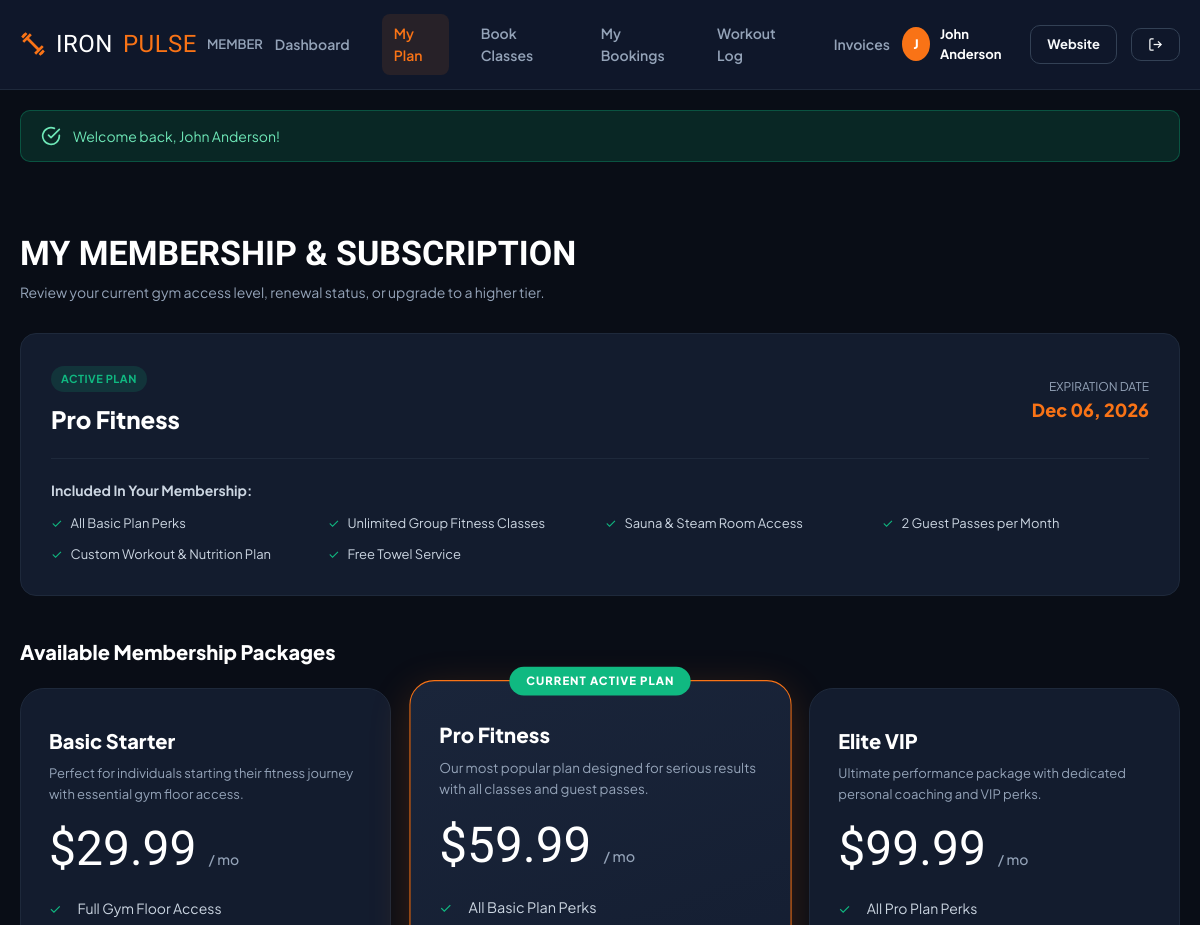
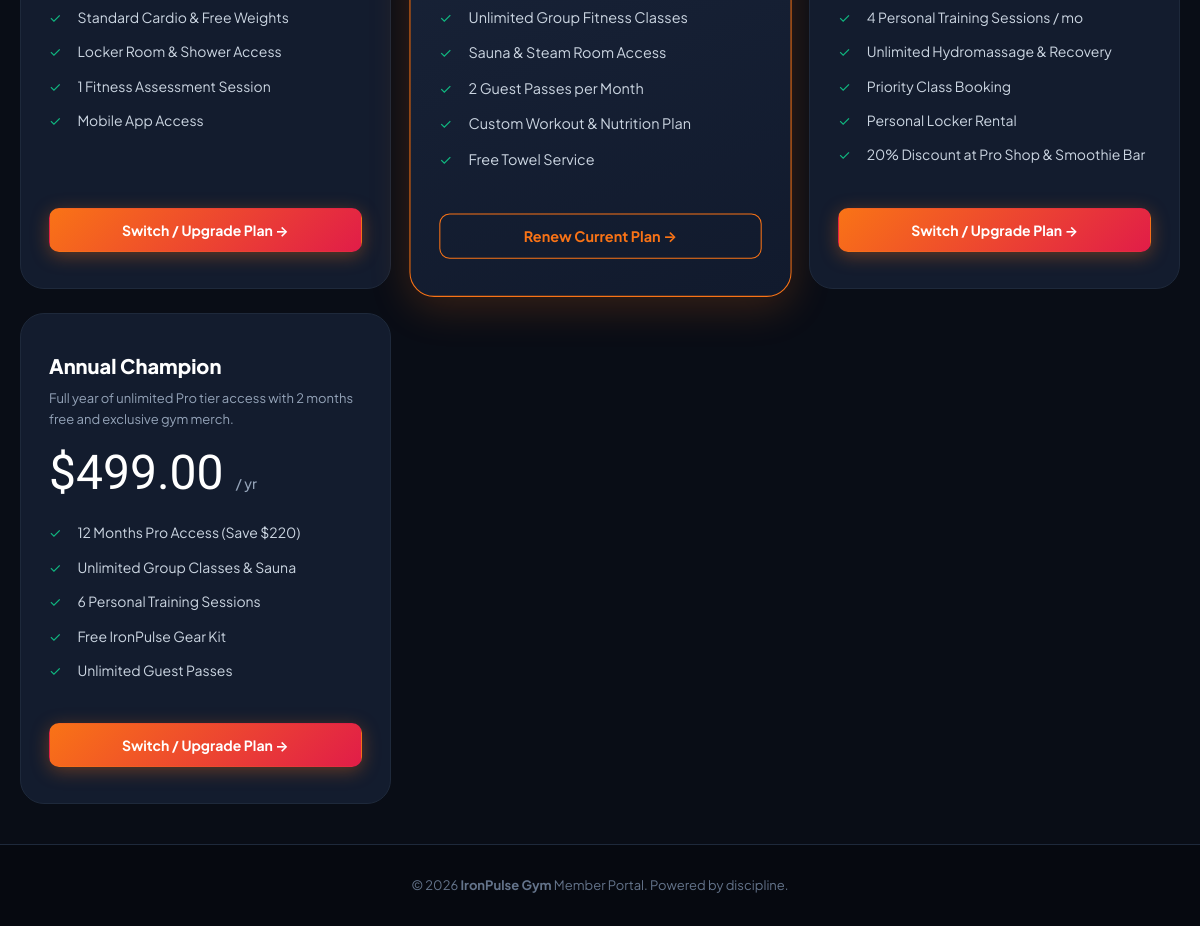
Screenshot of /member/membership.php (signed in) with the database file from the repository (2 pictures, top to bottom).
### tables this page shows
CREATE TABLE `users` (
  `id` INT AUTO_INCREMENT PRIMARY KEY,
  `full_name` VARCHAR(100) NOT NULL,
  `email` VARCHAR(120) NOT NULL UNIQUE,
  `password` VARCHAR(255) NOT NULL,
  `phone` VARCHAR(30) DEFAULT NULL,
  `role` ENUM('admin', 'member') NOT NULL DEFAULT 'member',
  `gender` ENUM('male', 'female', 'other') DEFAULT 'other',
  `dob` DATE DEFAULT NULL,
  `avatar` VARCHAR(255) DEFAULT 'default-avatar.png',
  `address` TEXT DEFAULT NULL,
  `emergency_contact` VARCHAR(150) DEFAULT NULL,
  `fitness_goals` TEXT DEFAULT NULL,
  `status` ENUM('active', 'inactive', 'suspended') NOT NULL DEFAULT 'active',
  `created_at` TIMESTAMP DEFAULT CURRENT_TIMESTAMP,
  `updated_at` TIMESTAMP DEFAULT CURRENT_TIMESTAMP ON UPDATE CURRENT_TIMESTAMP
);

CREATE TABLE `memberships` (
  `id` INT AUTO_INCREMENT PRIMARY KEY,
  `user_id` INT NOT NULL,
  `plan_id` INT NOT NULL,
  `start_date` DATE NOT NULL,
  `end_date` DATE NOT NULL,
  `amount_paid` DECIMAL(10, 2) NOT NULL,
  `payment_status` ENUM('paid', 'pending', 'cancelled') NOT NULL DEFAULT 'paid',
  `status` ENUM('active', 'expired', 'cancelled') NOT NULL DEFAULT 'active',
  `created_at` TIMESTAMP DEFAULT CURRENT_TIMESTAMP,
  FOREIGN KEY (`user_id`) REFERENCES `users` (`id`) ON DELETE CASCADE,
  FOREIGN KEY (`plan_id`) REFERENCES `membership_plans` (`id`) ON DELETE RESTRICT
);

CREATE TABLE `membership_plans` (
  `id` INT AUTO_INCREMENT PRIMARY KEY,
  `name` VARCHAR(100) NOT NULL,
  `description` TEXT DEFAULT NULL,
  `duration_days` INT NOT NULL DEFAULT 30,
  `price` DECIMAL(10, 2) NOT NULL,
  `badge` VARCHAR(50) DEFAULT NULL,
  `features_json` TEXT NOT NULL,
  `is_popular` TINYINT(1) DEFAULT 0,
  `status` ENUM('active', 'inactive') NOT NULL DEFAULT 'active',
  `created_at` TIMESTAMP DEFAULT CURRENT_TIMESTAMP
);

### config/config.php (called while the page is built, shortened)
<?php
function url($path = '') {
    $cleanPath = ltrim($path, '/');
    return BASE_URL . ($cleanPath ? '/' . $cleanPath : '');
}
function asset($path = '') {
    return url('assets/' . ltrim($path, '/'));
}
function money($amount) {
    return CURRENCY . number_format((float)$amount, 2);
}
function format_date($dateStr, $format = 'M d, Y') {
    $time = strtotime($dateStr);
    return $time ? date($format, $time) : '-';
}

### config/auth.php (called while the page is built, shortened)
<?php
require_once __DIR__ . '/config.php';
function is_logged_in() {
    return !empty($_SESSION['user_id']) && !empty($_SESSION['user_role']);
}
function current_user() {
    static $user = null;
    if ($user === null) {
        $db = getDB();
        $stmt = $db->prepare("SELECT * FROM users WHERE id = ? AND status = 'active' LIMIT 1");
        $stmt->execute([$_SESSION['user_id']]);
        $user = $stmt->fetch();
    }
    return $user;
}
function get_active_membership($user_id) {
    $db = getDB();
    $stmt = $db->prepare("
        SELECT m.*, p.name AS plan_name, p.badge, p.duration_days, p.features_json
        FROM memberships m
        JOIN membership_plans p ON m.plan_id = p.id
        WHERE m.user_id = ? AND m.status = 'active' AND m.end_date >= CURDATE()
        ORDER BY m.id DESC LIMIT 1
    ");
    $stmt->execute([$user_id]);
    return $stmt->fetch();
}

### member/membership.php (the view, shortened to what this page needs)
<?php
require_once __DIR__ . '/../config/config.php';
require_once __DIR__ . '/../config/auth.php';
$user = current_user();
$db = getDB();
$availablePlans = [];
try {
    $stmt = $db->query("SELECT * FROM membership_plans WHERE status = 'active' ORDER BY price ASC");
    $availablePlans = $stmt->fetchAll();
} catch (Exception $e) {}
require_once __DIR__ . '/includes/member_header.php';
?>
<div class="container" style="padding: 40px 20px;">
    <div style="margin-bottom: 30px;">
        <h1 style="font-family: var(--font-heading); font-size: 34px; color: #fff;">MY MEMBERSHIP & SUBSCRIPTION</h1>
        <p style="color: var(--text-muted); font-size: 14px;">Review your current gym access level, renewal status, or upgrade to a higher tier.</p>
    </div>
    <div style="background: var(--mem-card); border: 1px solid var(--mem-border); border-radius: 16px; padding: 30px; margin-bottom: 40px;">
        <div style="display: flex; justify-content: space-between; align-items: center; flex-wrap: wrap; gap: 16px; margin-bottom: 20px;">
            <div>
                <span class="badge <?= $activeMembership ? 'badge-success' : 'badge-danger' ?>" style="margin-bottom: 8px;">
                    <?= $activeMembership ? 'ACTIVE PLAN' : 'INACTIVE / NO PLAN' ?>
                </span>
                <h2 style="font-size: 24px; font-weight: 800; color: #fff;">
                    <?= htmlspecialchars($activeMembership['plan_name'] ?? 'No Active Subscription') ?>
                </h2>
            </div>
            <?php if ($activeMembership): ?>
                <div style="text-align: right;">
                    <div style="font-size: 12px; color: var(--mem-muted); text-transform: uppercase;">Expiration Date</div>
                    <div style="font-size: 18px; font-weight: 800; color: var(--mem-primary);">
                        <?= format_date($activeMembership['end_date']) ?>
                    </div>
                </div>
            <?php endif; ?>
        </div>
        <?php if ($activeMembership): ?>
            <?php $features = json_decode($activeMembership['features_json'], true) ?: []; ?>
            <div style="border-top: 1px solid var(--mem-border); padding-top: 20px;">
                <h4 style="font-size: 14px; font-weight: 700; color: var(--text-secondary); margin-bottom: 12px;">Included In Your Membership:</h4>
                <div style="display: grid; grid-template-columns: repeat(auto-fit, minmax(240px, 1fr)); gap: 10px;">
                    <?php foreach ($features as $f): ?>
                        <div style="display: flex; align-items: center; gap: 8px; font-size: 13px; color: var(--text-secondary);">
                            <span style="color: var(--accent);">✓</span> <?= htmlspecialchars($f) ?>
                        </div>
                    <?php endforeach; ?>
                </div>
            </div>
        <?php else: ?>
            <p style="color: var(--mem-muted); font-size: 14px;">Select one of our membership packages below to unlock full gym access and class reservations.</p>
        <?php endif; ?>
    </div>
    <h3 style="font-size: 20px; font-weight: 800; color: #fff; margin-bottom: 20px;">Available Membership Packages</h3>
    <div class="pricing-grid">
        <?php foreach ($availablePlans as $p): ?>
            <?php
                $isCurrent = $activeMembership && (int)$activeMembership['plan_id'] === (int)$p['id'];
                $features = json_decode($p['features_json'], true) ?: [];
            ?>
            <div class="pricing-card <?= $isCurrent ? 'featured' : '' ?>">
                <?php if ($isCurrent): ?>
                    <div class="pricing-featured-badge" style="background: var(--accent);">CURRENT ACTIVE PLAN</div>
                <?php endif; ?>
                <div class="pricing-name"><?= htmlspecialchars($p['name']) ?></div>
                <p class="pricing-desc"><?= htmlspecialchars($p['description']) ?></p>
                <div class="pricing-price">
                    <?= money($p['price']) ?>
                    <span>/ <?= $p['duration_days'] >= 365 ? 'yr' : 'mo' ?></span>
                </div>
                <ul class="pricing-features">
                    <?php foreach ($features as $f): ?>
                        <li class="pricing-feature-item">
                            <span style="color: var(--accent); margin-right: 6px;">✓</span>
                            <span><?= htmlspecialchars($f) ?></span>
                        </li>
                    <?php endforeach; ?>
                </ul>
                <form method="POST" action="" onsubmit="return confirm('Confirm subscription to <?= htmlspecialchars($p['name']) ?> for <?= money($p['price']) ?>?');">
                    <button type="submit" class="btn <?= $isCurrent ? 'btn-outline-primary' : 'btn-primary' ?> btn-block">
                        <?= $isCurrent ? 'Renew Current Plan' : 'Switch / Upgrade Plan' ?> &rarr;
                    </button>
                </form>
            </div>
        <?php endforeach; ?>
    </div>
</div>
<?php require_once __DIR__ . '/includes/member_footer.php'; ?>

### member/includes/member_header.php (shortened to what this page needs)
<?php
require_once __DIR__ . '/../../config/config.php';
require_once __DIR__ . '/../../config/auth.php';
$user = current_user();
$activeMembership = get_active_membership($user['id']);
$curPage = basename($_SERVER['SCRIPT_NAME'] ?? '');
?>
<!DOCTYPE html>
<html lang="en">
<head>
    <link rel="stylesheet" href="<?= asset('css/style.css') ?>">
    <link rel="stylesheet" href="<?= asset('css/member.css') ?>">
</head>
<body class="member-body">
<header class="member-navbar">
    <div class="container member-nav-inner">
        <a href="<?= url('member/index.php') ?>" class="brand-logo" style="font-size: 24px;">
            <svg width="26" height="26" viewBox="0 0 24 24" fill="none" stroke="currentColor" stroke-width="2.5"><path d="m6.5 6.5 11 11"/><path d="m21 21-1-1"/><path d="m3 3 1 1"/><path d="m18 22 4-4"/><path d="m2 6 4-4"/><path d="m3 10 7-7"/><path d="m14 21 7-7"/></svg>
            IRON<span>PULSE</span> <span style="font-size: 13px; font-family: var(--font-body); color: var(--text-muted); font-weight: 600; letter-spacing: 0;">MEMBER</span>
        </a>
        <nav class="member-links">
            <a href="<?= url('member/index.php') ?>" class="member-nav-item <?= $curPage === 'index.php' ? 'active' : '' ?>">Dashboard</a>
            <a href="<?= url('member/membership.php') ?>" class="member-nav-item <?= $curPage === 'membership.php' ? 'active' : '' ?>">My Plan</a>
            <a href="<?= url('member/book-class.php') ?>" class="member-nav-item <?= $curPage === 'book-class.php' ? 'active' : '' ?>">Book Classes</a>
            <a href="<?= url('member/my-bookings.php') ?>" class="member-nav-item <?= $curPage === 'my-bookings.php' ? 'active' : '' ?>">My Bookings</a>
            <a href="<?= url('member/workout-tracker.php') ?>" class="member-nav-item <?= $curPage === 'workout-tracker.php' ? 'active' : '' ?>">Workout Log</a>
            <a href="<?= url('member/payments.php') ?>" class="member-nav-item <?= $curPage === 'payments.php' ? 'active' : '' ?>">Invoices</a>
        </nav>
        <div style="display: flex; align-items: center; gap: 14px;">
            <a href="<?= url('member/profile.php') ?>" style="display: flex; align-items: center; gap: 10px; color: #fff; font-size: 13px; font-weight: 700; text-decoration: none;">
                <div style="width: 34px; height: 34px; border-radius: 50%; background: var(--mem-primary); display: flex; align-items: center; justify-content: center; font-weight: 800; color: #fff;">
                    <?= strtoupper(substr($user['full_name'], 0, 1)) ?>
                </div>
                <span><?= htmlspecialchars($user['full_name']) ?></span>
            </a>
            <a href="<?= url('index.php') ?>" class="btn btn-outline btn-sm" title="Go to Public Website">Website</a>
            <a href="<?= url('logout.php') ?>" class="btn btn-outline btn-sm" title="Log Out">
                <svg width="15" height="15" viewBox="0 0 24 24" fill="none" stroke="currentColor" stroke-width="2"><path d="M9 21H5a2 2 0 0 1-2-2V5a2 2 0 0 1 2-2h4"/><polyline points="16 17 21 12 16 7"/><line x1="21" y1="12" x2="9" y2="12"/></svg>
            </a>
        </div>
    </div>
</header>
<?php require_once __DIR__ . '/../../includes/alerts.php'; ?>

### assets/css/style.css (style rules this page uses)
:root { --primary: #f97316; --primary-hover: #ea580c; --primary-light: rgba(249, 115, 22, 0.15); --primary-glow: rgba(249, 115, 22, 0.4); --secondary: #e11d48; --accent: #10b981; --accent-blue: #3b82f6; --bg-body: #090d16; --bg-surface: #0f172a; --bg-card: #131c2e; --bg-card-hover: #1e293b; --border-subtle: #1e293b; --border-focus: #f97316; --text-main: #f8fafc; --text-secondary: #cbd5e1; --text-muted: #94a3b8; --text-dim: #64748b; --shadow-sm: 0 2px 8px rgba(0, 0, 0, 0.4); --shadow-md: 0 10px 30px rgba(0, 0, 0, 0.5); --shadow-lg: 0 20px 45px rgba(0, 0, 0, 0.7); --shadow-glow: 0 0 30px rgba(249, 115, 22, 0.25); --radius-sm: 6px; --radius-md: 10px; --radius-lg: 16px; --radius-xl: 24px; --radius-full: 9999px; --transition: all 0.25s cubic-bezier(0.4, 0, 0.2, 1); --font-heading: 'Teko', sans-serif; --font-body: 'Plus Jakarta Sans', -apple-system, BlinkMacSystemFont, sans-serif; }
*, *::before, *::after { box-sizing: border-box; margin: 0; padding: 0; }
html { scroll-behavior: smooth; font-size: 16px; }
body { font-family: var(--font-body); background-color: var(--bg-body); color: var(--text-main); line-height: 1.6; overflow-x: hidden; -webkit-font-smoothing: antialiased; }
a { color: inherit; text-decoration: none; transition: var(--transition); }
ul { list-style: none; }
.container { width: 100%; max-width: 1200px; margin-left: auto; margin-right: auto; padding-left: 20px; padding-right: 20px; }
.btn { display: inline-flex; align-items: center; justify-content: center; gap: 8px; padding: 12px 24px; border-radius: var(--radius-md); font-family: var(--font-body); font-size: 14px; font-weight: 700; cursor: pointer; border: 1px solid transparent; transition: var(--transition); text-align: center; white-space: nowrap; }
.btn-primary { background: linear-gradient(135deg, var(--primary), var(--secondary)); color: #fff; box-shadow: 0 4px 18px rgba(249, 115, 22, 0.35); }
.btn-outline { background: transparent; border-color: #334155; color: var(--text-main); }
.btn-outline-primary { background: transparent; border-color: var(--primary); color: var(--primary); }
.btn-sm { padding: 8px 16px; font-size: 13px; }
.btn-block { width: 100%; }
.badge { display: inline-flex; align-items: center; padding: 4px 10px; border-radius: var(--radius-full); font-size: 11px; font-weight: 700; text-transform: uppercase; letter-spacing: 0.5px; }
.badge-success { background: rgba(16, 185, 129, 0.15); color: var(--accent); }
.brand-logo { display: flex; align-items: center; gap: 10px; font-family: var(--font-heading); font-size: 30px; color: #fff; letter-spacing: 0.5px; text-decoration: none; }
.brand-logo span { color: var(--primary); }
.brand-logo svg { color: var(--primary); }
.pricing-grid { display: grid; grid-template-columns: repeat(auto-fit, minmax(280px, 1fr)); gap: 24px; align-items: stretch; }
.pricing-card { background: var(--bg-card); border: 1px solid var(--border-subtle); border-radius: var(--radius-xl); padding: 36px 28px; display: flex; flex-direction: column; position: relative; transition: var(--transition); }
.pricing-card.featured { background: linear-gradient(160deg, #1a253a, #111a2d); border-color: var(--primary); box-shadow: 0 10px 40px rgba(249, 115, 22, 0.2); transform: scale(1.03); }
.pricing-featured-badge { position: absolute; top: -14px; left: 50%; transform: translateX(-50%); background: linear-gradient(135deg, var(--primary), var(--secondary)); color: #fff; font-size: 11px; font-weight: 800; text-transform: uppercase; letter-spacing: 1px; padding: 5px 16px; border-radius: var(--radius-full); }
.pricing-name { font-size: 20px; font-weight: 800; color: #fff; margin-bottom: 6px; }
.pricing-desc { font-size: 13px; color: var(--text-muted); min-height: 40px; margin-bottom: 20px; }
.pricing-price { font-family: var(--font-heading); font-size: 48px; color: #fff; line-height: 1; margin-bottom: 24px; }
.pricing-price span { font-family: var(--font-body); font-size: 14px; color: var(--text-muted); font-weight: 500; }
.pricing-features { margin-bottom: 30px; flex: 1; }
.pricing-feature-item { display: flex; align-items: flex-start; gap: 10px; font-size: 14px; color: var(--text-secondary); margin-bottom: 12px; }

### rows the page displays
users: full_name "J", full_name "John Anderson"
memberships: plan.name "Pro Fitness", end_date "Dec 06, 2026", plan.features_json "All Basic Plan Perks", plan.features_json "Unlimited Group Fitness Classes", plan.features_json "Sauna & Steam Room Access", plan.features_json "2 Guest Passes per Month", plan.features_json "Custom Workout & Nutrition Plan", plan.features_json "Free Towel Service"
membership_plans: name "Basic Starter", description "Perfect for individuals starting their fitness journey with essential gym floor access.", price "$29.99", duration_days "mo", features_json "Full Gym Floor Access", features_json "Standard Cardio & Free Weights", features_json "Locker Room & Shower Access", features_json "1 Fitness Assessment Session", features_json "Mobile App Access", shows "Switch / Upgrade Plan"
membership_plans: shows "CURRENT ACTIVE PLAN", name "Pro Fitness", description "Our most popular plan designed for serious results with all classes and guest passes.", price "$59.99", duration_days "mo", features_json "All Basic Plan Perks", features_json "Unlimited Group Fitness Classes", features_json "Sauna & Steam Room Access", features_json "2 Guest Passes per Month", features_json "Custom Workout & Nutrition Plan", features_json "Free Towel Service", shows "Renew Current Plan"
membership_plans: name "Elite VIP", description "Ultimate performance package with dedicated personal coaching and VIP perks.", price "$99.99", duration_days "mo", features_json "All Pro Plan Perks", features_json "4 Personal Training Sessions / mo", features_json "Unlimited Hydromassage & Recovery", features_json "Priority Class Booking", features_json "Personal Locker Rental", features_json "20% Discount at Pro Shop & Smoothie Bar", shows "Switch / Upgrade Plan"
membership_plans: name "Annual Champion", description "Full year of unlimited Pro tier access with 2 months free and exclusive gym merch.", price "$499.00", duration_days "yr", features_json "12 Months Pro Access (Save $220)", features_json "Unlimited Group Classes & Sauna", features_json "6 Personal Training Sessions", features_json "Free IronPulse Gear Kit", features_json "Unlimited Guest Passes", shows "Switch / Upgrade Plan"

### other values shown
$flash['message'] "Welcome back, John Anderson!"
APP_NAME "IronPulse Gym"
